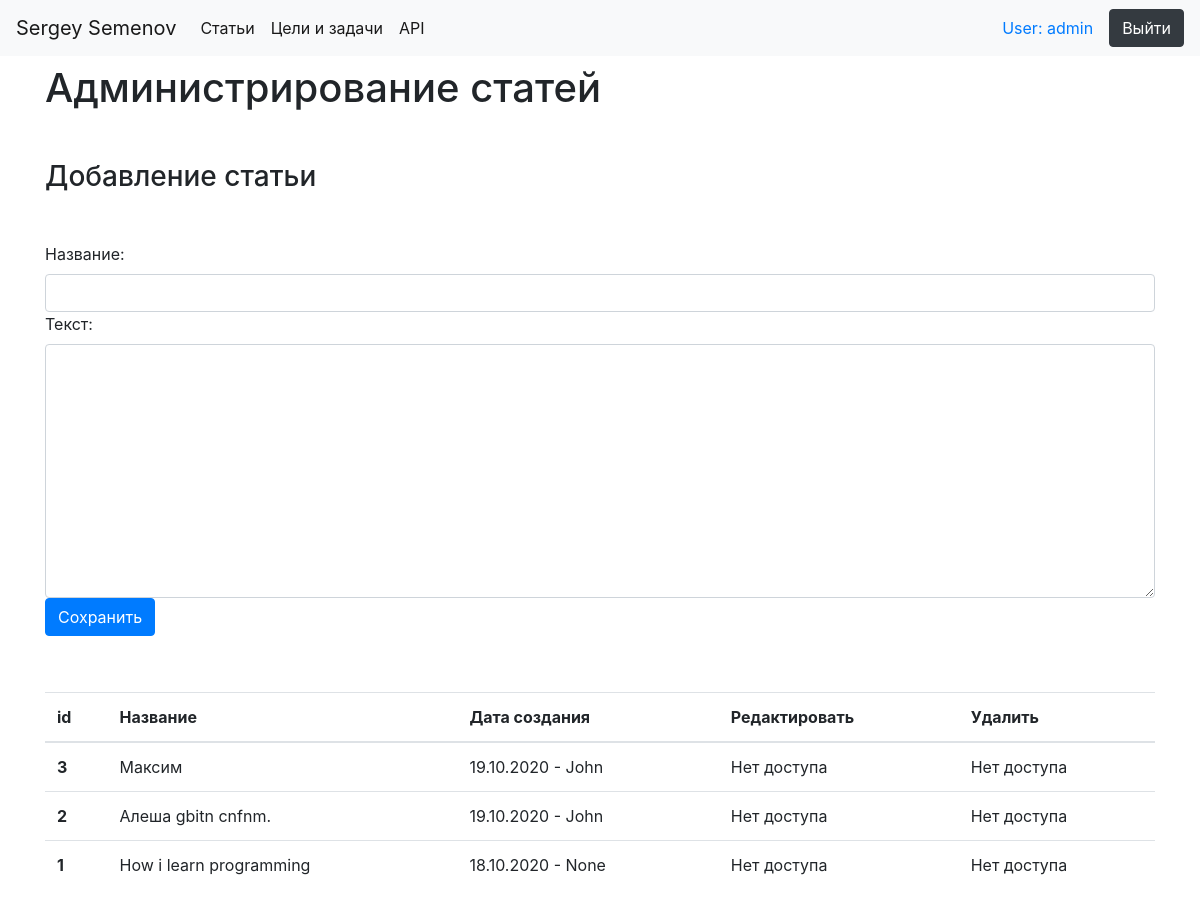
/articles/changes/ (signed in), run on an earlier commit of the app's database.
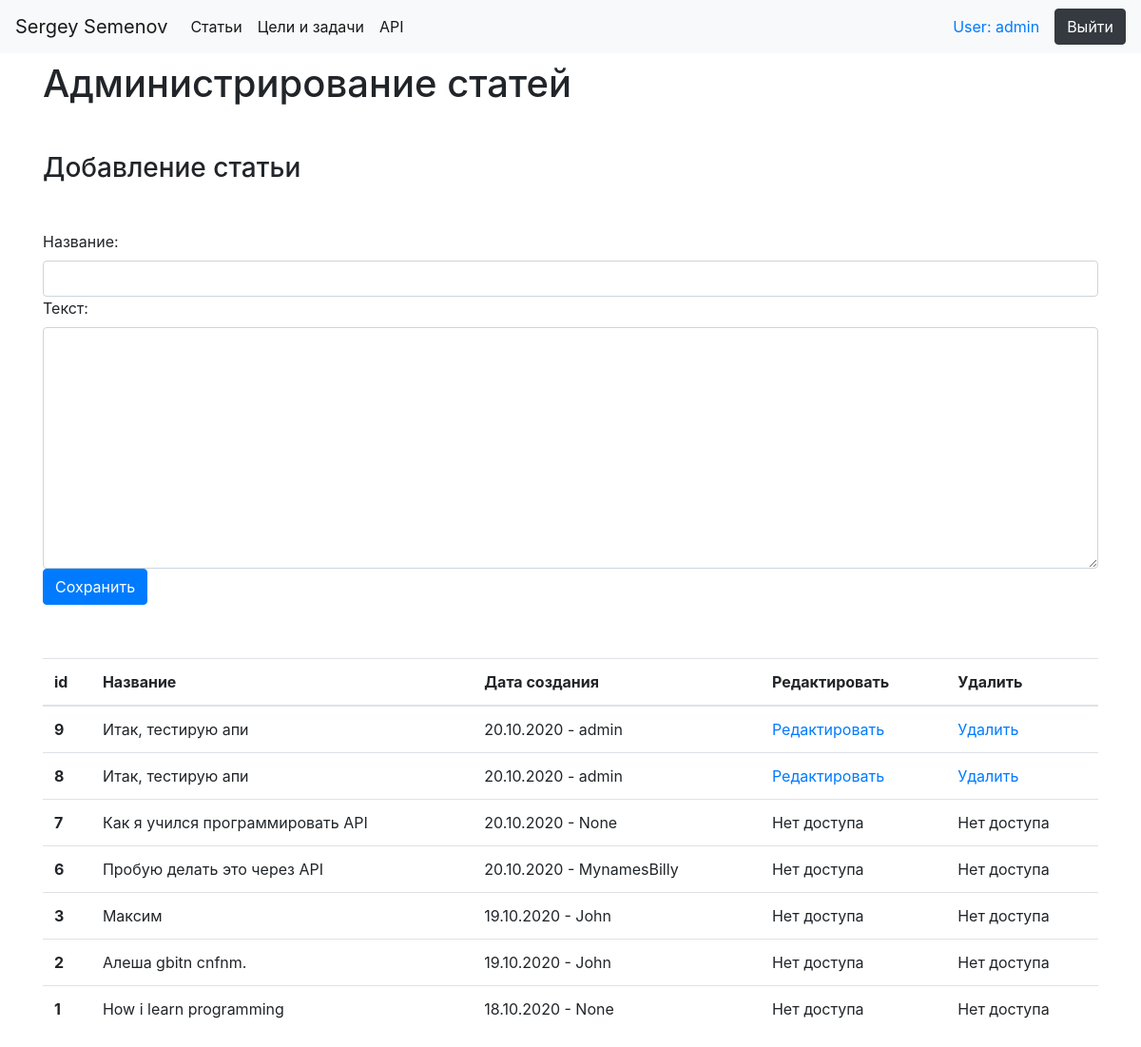
And on a later commit of the database.
### articles/models.py (models this page shows, shortened)
class Articles(models.Model):
    author = models.ForeignKey(User, on_delete=models.CASCADE, blank=True, null=True, verbose_name='Автор')
    title = models.CharField(max_length=150, verbose_name='Название')
    text = models.TextField(verbose_name='Текст')
    create_date = models.DateTimeField(auto_now_add=True, verbose_name='Дата создания')
    class Meta():
        verbose_name = 'Статью'
        verbose_name_plural = 'Статьи'

### articles/views.py (the view, shortened to what this page needs)
# urls.py: path('changes/', CreateArticleView.as_view(), name='articles_changes'),
class CreateArticleView(LoginRequiredMixin, SuccessMessageMixin, CreateView):
    login_url = reverse_lazy('authentication_url')
    model = Articles
    template_name = 'articles/articles_changes.html'
    form_class = ArticleModelForm
    success_url = reverse_lazy('articles_changes')
    success_msg = 'Статья создана!'
    def get_context_data(self, **kwargs):
        kwargs['articles'] = Articles.objects.all().order_by('-id')
        return super().get_context_data(**kwargs)

### articles/forms.py
class ArticleModelForm(forms.ModelForm):
    class Meta():
        model = Articles
        fields = ('title', 'text')
    def __init__(self, *args, **kwargs):
        super().__init__(*args, **kwargs)
        for field in self.fields:
            self.fields[field].widget.attrs['class'] = 'form-control'

### articles/templates/articles/articles_changes.html (shortened to what this page needs)
{% extends 'articles/articles_list.html' %}
{% block content %}
<h1 class="mt-2">Администрирование статей</h1>
<h3 class="mt-5">Добавление статьи</h3>
{% if update %}
<a href="/articles/changes">Вернуться назад</a>
<form id="update" method="post" class="mt-5">
    {% csrf_token%}
    {{form}}
    <button type="submit" class="btn btn-primary mb-2">Обновить</button>
</form>
{%else%}
<form id="add_form" method="post" class="mt-5">
    {{form}}
    <button type="submit" class="btn btn-primary mb-2">Сохранить</button>
</form>
<table class="table mt-5">
    <thead>
    <tr>
        <th scope="col">id</th>
        <th scope="col">Название</th>
        <th scope="col">Дата создания</th>
        <th scope="col">Редактировать</th>
        <th scope="col">Удалить</th>
    </tr>
    </thead>
    <tbody>
    {% for article in articles%}
    <tr>
        <th scope="row">{{article.id}}</th>
        <td>{{article.title}}</td>
        <td>{{article.create_date|date:"d.m.Y"}} - {{article.author}}</td>
        {% if request.user == article.author %}
        <td><a href="{% url 'article_update' article.id%}">Редактировать</a></td>
        <td>
            <a href="javascript:void()" onclick="delete_question{{article.id}}()">Удалить</a>
        {% else %}
        <td>Нет доступа</a></td>
        <td>Нет доступа</a></td>
        {% endif %}
        </td>
    </tr>
    {% endfor %}
    </tbody>
</table>
{%endif%}
{% endblock %}

### articles/templates/articles/articles_list.html (shortened to what this page needs)
<!DOCTYPE html>
{% include 'navbar.html' %}
<html lang="en">
<head>
    <link rel="stylesheet" href="https://stackpath.bootstrapcdn.com/bootstrap/4.5.0/css/bootstrap.min.css">
</head>
<body>
<div class="container">
    {% block content %}{% endblock %}
</div>
</body>
</html>

### templates/navbar.html (shortened to what this page needs)
{% block nav %}
<nav class="navbar navbar-expand-lg navbar-light bg-light">
    <a class="navbar-brand" href="/">Sergey Semenov</a>
    <div class="collapse navbar-collapse" id="navbarNavAltMarkup">
        <div class="navbar-nav">
            <a class="nav-link active" href="{% url 'articles_list' %}">Статьи<span class="sr-only">(current)</span></a>
            <a class="nav-link active" href="{% url 'goals_url'%}">Цели и задачи</a>
            <a class="nav-link active" href="#">API</a>
            {% if not request.user.is_authenticated %}
            <a class="nav-link" href="{% url 'authentication_url' %}">Авторизация</a>
            <a class="nav-link" href="{% url 'registration_url' %}">Регистрация</a>
        </div>
    </div>
            {% else %}
    </div>
    </div>
    <a class="nav-link active" href="#">User: {{request.user}}</a>
    <a href="{% url 'logout_url' %}" class="btn btn-dark" role="button" aria-disabled="true">Выйти</a>
            {% endif %}
</nav>
{% endblock %}

What changed in the data, as far as the page shows it:
added Articles: id "9", title "Итак, тестирую апи", create_date "20.10.2020", author "admin"
added Articles: id "8", title "Итак, тестирую апи", create_date "20.10.2020", author "admin"
added Articles: id "7", title "Как я учился программировать API", create_date "20.10.2020", author "None", shows "Нет доступа"
added Articles: id "6", title "Пробую делать это через API", create_date "20.10.2020", author "MynamesBilly", shows "Нет доступа"
